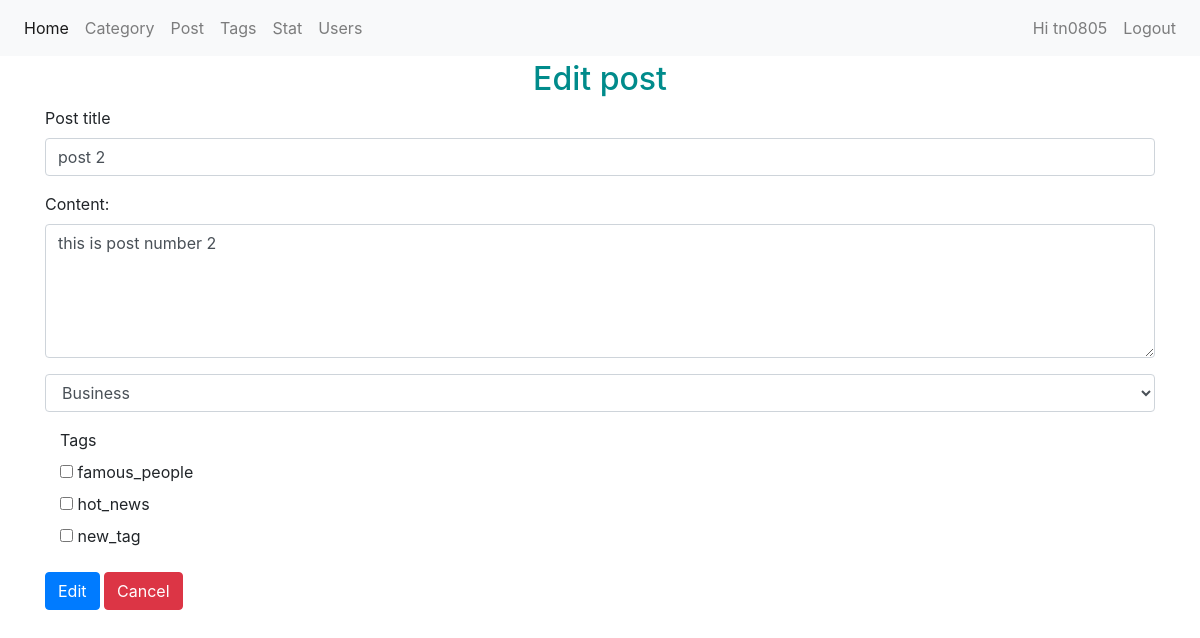
The page /admin/index.php?m=posts&a=edit&id=12 (signed in) on the database its author committed.
### tables this page shows
CREATE TABLE `posts` (
  `id` int(11) NOT NULL,
  `post_title` varchar(255) NOT NULL,
  `content` text DEFAULT NULL,
  `category_id` int(11) NOT NULL,
  `user_id` int(11) NOT NULL,
  `tag_id` int(11) NOT NULL,
  `created_at` timestamp NULL DEFAULT NULL,
  `updated_at` timestamp NULL DEFAULT NULL
);

CREATE TABLE `tags` (
  `tag_id` int(11) NOT NULL,
  `tag_name` varchar(50) NOT NULL
);

### admin/modules/posts/edit.php (the view, shortened to what this page needs)
<?php
$id = !empty($_GET['id']) ? $_GET['id'] : 0;
?>
    <?php
    $query = mysqli_query($conn, "SELECT * FROM posts WHERE id = $id");
    $post = mysqli_fetch_assoc($query);
     ?>
    <h2 class="text-center" style="color:darkcyan">Edit post</h2>
    <div class="container">
        <form method="POST">
            <div class="form-group">
                <label for="exampleInputPost1">Post title</label>
                <input type="text" class="form-control" id="exampleInputPost1" name="post_title" placeholder="<?php echo $post['post_title'] ?>" value="<?php echo $post['post_title'] ?>">
            </div>
            <div class="form-group">
              <label for="comment">Content:</label>
              <textarea class="form-control" rows="5" id="comment" name="content"><?= $post['content'] ?>
             </textarea>
            </div>
            <div class="form-group">
                <select name="category_id" class="form-control">
                <?php foreach ($categories as $category) : ?>
                    <?php if($category['status'] == 1) : ?>
                        <option value="<?php echo $category['id'] ?>"><?php echo $category['category_name'] ?></option>
                    <?php endif; ?>
                <?php endforeach; ?>
                </select>
            </div>
            <div class="form-group">
                <label class="col-sm-2">Tags</label>
                <div class="col-sm-10">
                <?php foreach ($tags as $tag) : ?>
                    <div class="radio">
                        <label>
                            <input type="checkbox" name="tag_id[]" id="gridRadios1" value="<?= $tag['tag_id'] ?>">
                            <?= $tag['tag_name'] ?>
                        </label>
                    </div>
                <?php endforeach; ?>
                </div>
            </div>
            <button type="submit" class="btn btn-primary">Edit</button>
            <a href="index.php?m=posts" class="btn btn-danger" onclick="return confirm('Cancel?')">Cancel</a>
        </form>
    </div>

### rows shown on the page
posts: post_title "post 2", content "this is post number 2"
tags: tag_name "famous_people"
tags: tag_name "hot_news"
tags: tag_name "new_tag"

### other values the page prints
$login['username'] "tn0805"
form field category_id "Business"
